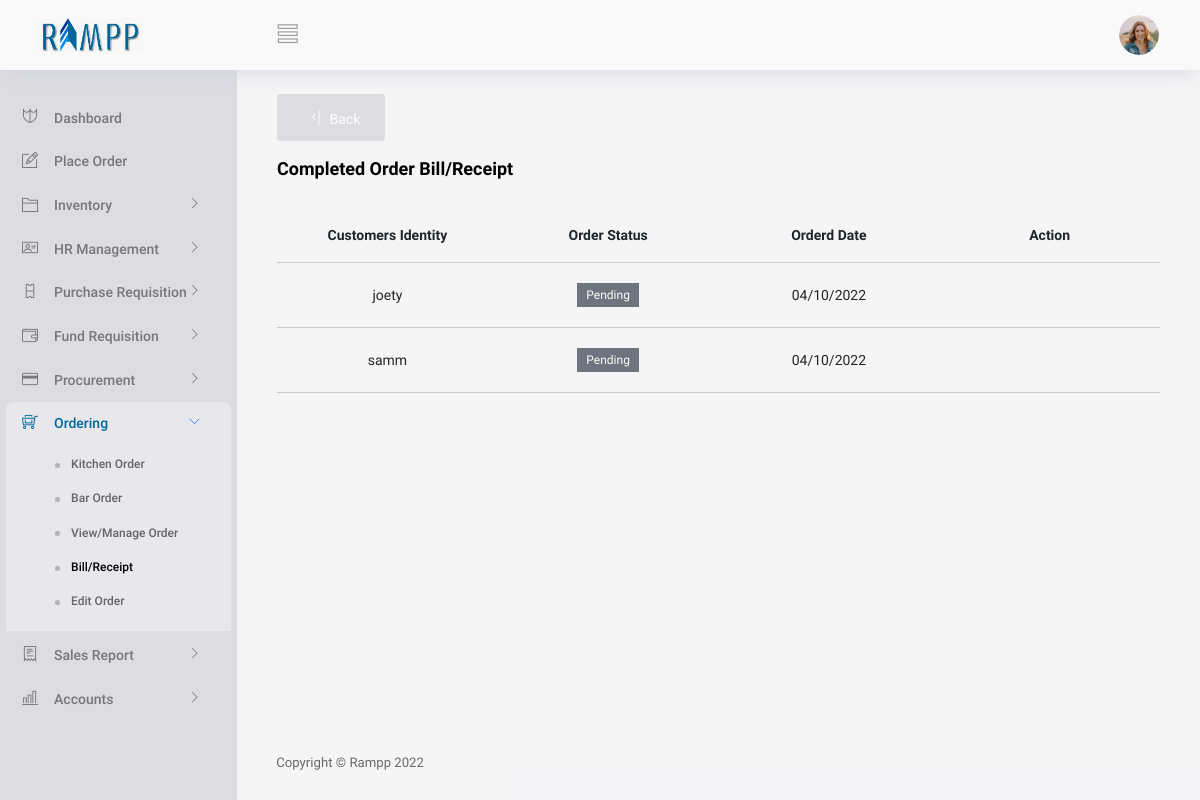
The page /View/Ordering/orderReceipt.php (signed in) on the database its author committed.
### tables this page shows
CREATE TABLE IF NOT EXISTS `customer` (
  `customerId` int(11) NOT NULL AUTO_INCREMENT,
  `customerName` varchar(100) DEFAULT NULL,
  `orderCount` int(100) NOT NULL,
  `completeCount` int(100) DEFAULT NULL,
  `status` tinyint(1) NOT NULL,
  `sallerId` int(70) NOT NULL,
  `date` date NOT NULL DEFAULT '1111-11-11',
  `time` varchar(30) NOT NULL,
  PRIMARY KEY (`customerId`)
);

### Controller/generalController.php (called while the page is built, shortened)
<?php
class GeneralController
{
    function getCompletedOrderById($conn)
    {
        $items1 = array();
        $query1 ="SELECT * FROM customer";
        $results1 = mysqli_query($conn,$query1);
        while($row1 = mysqli_fetch_array($results1)){
           $items1[] = $row1;
        }
        return $items1;
    }
}

### View/Ordering/orderReceipt.php (the view, shortened to what this page needs)
<?php
   if(isset($_SESSION['validuser']))
   {
     include("../partials/_header.php");
     require("../../Controller/generalController.php");
     $conn = conString1();
    $UserUtils = new GeneralController();
    $order =  $UserUtils->getCompletedOrderById($conn);
?>
<body>
  <div class="container-scroller">
    <?php  include("../partials/_navbar.php"); ?>
    <div class="container-fluid page-body-wrapper">
      <div class="main-panel">
        <div class="content-wrapper gbgn">
        <button type="button" id="back" class="btn btn-icon-text text-white" style="background:#dddce1;" onClick="window.history.back()">
          <i class="ti-shift-left-alt btn-icon-append"></i>
          Back
        </button>
          <br/>
          <br/>
          <div class="row">
            <div class="col-md-12 grid-margin">
              <div class="d-flex justify-content-between align-items-center">
                <div>
                  <h4 class="font-weight-bold mb-0">Completed Order Bill/Receipt</h4>
                </div>
              </div>
            </div>
          </div>
         <div class="row">
         <div class="col-12 grid-margin ">
              <div class="" >
                <div class="">
                <div class="table-responsive">
                    <table class="table table-hover">
                        <thead>
                            <tr>
                                <th class="text-center" width="25%">Customers Identity</th>
                                <th class="text-center" width="25%">Order Status</th>
                                <th class="text-center" width="25%">Orderd Date</th>
                                <th class="text-center" width="25%">Action</th>
                            </tr>
                        </thead>
                        <tbody>
                        <?php
                           if (count($order) < 1) {
                        ?>
                        <tr>
                        <th colspan="4" class="text-center">No Completed Order</th>
                        </tr>
                          <?php
                           }else{
                              foreach ($order as $index => $value) {
                          ?>
                              <tr>
                                <td class="text-center"><?php echo $value['customerName'] ?></td>
                                <td class="text-center">
                                  <?php
                                      if( $value["completeCount"] == $value["orderCount"]) {
                                  ?>
                                    <label class='badge badge-success'>Completed</label>
                                  <?php
                                    }else{
                                    ?>
                                      <label class='badge badge-secondary'>Pending</label>
                               <?php
                                    }
                                  ?>
                                </td>
                                <td class="text-center"><?php echo date('d/m/Y',strtotime($value["date"])) ?></td>
                                <td class="text-center">
                                </td>
                              </tr>
                              <?php
                              }
                              }
                                ?>
                        </tbody>
                    </table>
                </div>
                </div>
              </div>
            </div>
         </div>
        </div>
        <?php include("../partials/_footer.php"); ?>
        </div>
        </div>
      </div>
<?php
 include("../partials/_script.php");
?>
<?php
 }
 else
 {
    header("Location: ../../index.php?message=loginNot");
    exit;
 }
?>

### www/css/s1.css (style rules this page uses)
.gbgn { background-color: #dddce14d !important; }

### rows shown on the page
customer: customerName "joety", completeCount "Pending", date "04/10/2022"
customer: customerName "samm", completeCount "Pending", date "04/10/2022"
